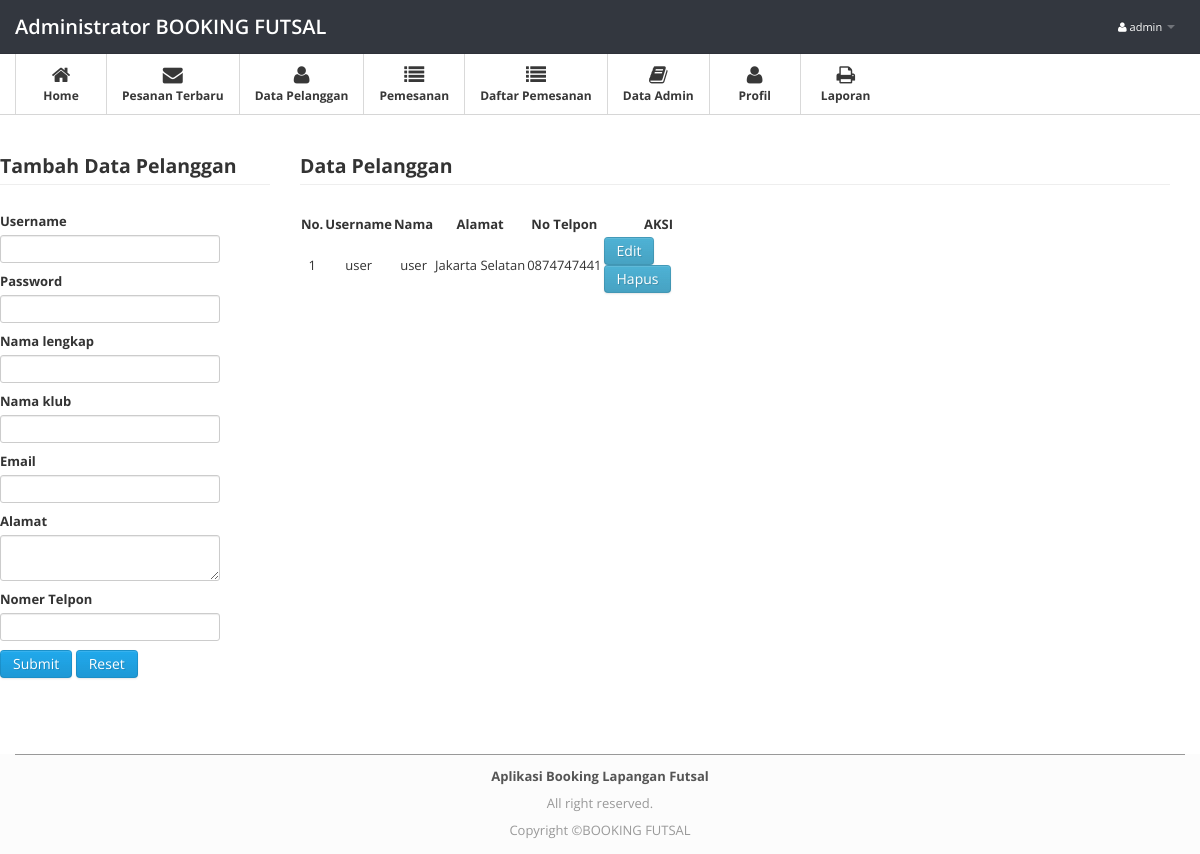
Screenshot of /admin/index.php?modul=pengunjung (signed in) with the database file from the repository.
### tables this page shows
CREATE TABLE `profil` (
  `id_profil` int(11) NOT NULL,
  `namafutsal` varchar(35) NOT NULL,
  `alamat` text NOT NULL,
  `kodepos` varchar(5) NOT NULL,
  `fax` char(20) NOT NULL,
  `no_hp` char(12) NOT NULL
);

CREATE TABLE `pelanggan` (
  `id_pelanggan` int(11) NOT NULL,
  `username` varchar(20) NOT NULL,
  `password` varchar(40) NOT NULL,
  `nama` varchar(35) NOT NULL,
  `nama_klub` varchar(30) NOT NULL,
  `email` varchar(35) NOT NULL,
  `alamat` text NOT NULL,
  `no_telpon` char(12) NOT NULL
);

### db/config.php (called while the page is built, shortened)
<?php
$zz=mysql_fetch_array(mysql_query("Select * from profil where id_profil='1'"));
$namaprofil=$zz[namafutsal];
?>

### admin/index.php (the view, shortened to what this page needs)
<?php
include("../db/config.php");
 ?>
<!DOCTYPE html>
<html lang="en">
<head>
<link href="css/bootstrap.min.css" rel="stylesheet">
<link href="datepicker/datepicker3.css" rel="stylesheet">
<link href="css/bootstrap-responsive.min.css" rel="stylesheet">
<link href="css/font-awesome.css" rel="stylesheet">
<link href="css/style.css" rel="stylesheet">
<link href="css/pages/dashboard.css" rel="stylesheet">
  <link rel="stylesheet" type="text/css" href="plug/BeatPicker.min.css">
    <link rel="stylesheet" href="media/css/jquery.dataTables.css" type="text/css" />
</head>
<body>
<div class="navbar navbar-fixed-top">
  <div class="navbar-inner">
    <div class="container"><span class="icon-bar"></span><span class="icon-bar"></span> </a><a class="brand" href="index.php">Administrator <?php echo "$namaprofil";?></a>
      <div class="nav-collapse">
        <ul class="nav pull-right">
          <li class="dropdown"><a href="#" class="dropdown-toggle" data-toggle="dropdown"><i
            class="icon-user"></i> <?php echo $_SESSION['username']; ?> <b class="caret"></b></a>
          </li>
        </ul>
      </div>
    </div>
  </div>
</div>
<div class="subnavbar">
  <div class="subnavbar-inner">
    <div class="container">
      <ul class="mainnav">
        <li class="active"><a href="index.php"><i class="icon-home"></i><span>Home</span> </a></li>
        <li class="active"><a href="index.php?modul=pesananbaru"><i class="icon-envelope"></i><span>Pesanan Terbaru</span> </a></li>
        <li class="active"><a href="index.php?modul=pengunjung"><i class="icon-user"></i><span>Data Pelanggan</span> </a> </li>
         <li class="active"><a href="index.php?modul=boking"><i class="icon-list"></i><span>Pemesanan</span> </a> </li>
        <li class="active"><a href="index.php?modul=daftar_boking"><i class="icon-list"></i><span>Daftar Pemesanan</span> </a> </li>
        <li class="active"><a href="index.php?modul=admin"><i class="icon-book"></i><span>Data Admin</span> </a> </li>
        <li class="active"><a href="index.php?modul=profil"><i class="icon-user"></i><span>Profil</span> </a> </li>
        <li class="dropdown active">
          <a href="javascript:;" class="dropdown-toggle" data-toggle="dropdown">
            <i class="icon-print"></i>
            <span>Laporan</span>
            <b class="caret"></b>
          </a>
        </li>
      </ul>
    </div>
  </div>
</div>
<div class="main">
  <div class="main-inner">
    <div class="container">
      <div class="row">
        <div class="widget">
      <?php
if(!empty($_GET['modul']))
{
  if(file_exists("modul/$_GET[modul].php"))
  {
  include("modul/$_GET[modul].php");
  } else
  {
  echo "<h2>Error !<br/>Halaman Tidak Di Temukan !</h2>";
  }
        } ?>
    </div>
  </div>
</div>
<br />
<br />
<br />
<br />
<br />
<br />
<footer class="application-footer">
            <div class="container">
                <p><b>Aplikasi Booking Lapangan Futsal</b></p>
                <div class="disclaimer">
                    <p>All right reserved.</p>
                    <p>Copyright ©<?php echo "$namaprofil";?></p>
                </div>
            </div>
        </footer>
</body>
</html>

### admin/modul/pengunjung.php (shortened to what this page needs)
<div class="main">
    <div class="main-inner">
        <div class="container">
          <div class="row">
            <div class="span3">
                    <?php
                        switch (isset($_GET['act'])) {
                            default:
                         ?>
                      <legend><b>Tambah Data Pelanggan</b></legend>
                      <form method=POST action="index.php?modul=aksi_pengunjung&act=input_pengunjung" enctype='multipart/form-data'>
                      <label class="control-label" ><b>Username</b></label>
                      <input name="username" class="input-large" type="text"  required>
                      <label class="control-label" ><b>Password</b></label>
                      <input name="password" class="input-large" type="password" maxlength="80"  required>
                       <label class="control-label" ><b>Nama lengkap</b></label>
                      <input name="nama" class="input-large" type="text" maxlength="100" onKeyUp="return checkInput2(this);" required>
                      <label class="control-label" ><b>Nama klub</b></label>
                      <input name="nama_klub" class="input-large" type="text" maxlength="80"  required>
                       <label class="control-label" ><b>Email</b></label>
                      <input name="email" class="input-large" type="text" maxlength="80"  required>
                     <label class="control-label" ><b>Alamat</b></label>
                     <textarea name="alamat" class="input-large" type="text" required></textarea>
                      <label class="control-label" ><b>Nomer Telpon</b></label>
                      <input name="no_telpon" class="input-large" type="tel" maxlength="15" onKeyUp="return checkInput(this);" required>
                      <input type="submit" class="btn btn-primary">
                      <input type="reset" class="btn btn-primary">
                      </form>
                    <?php
                    break;
                     ?>
                     <?php
                    }
                     ?>
            </div>
                     <div class="span9">
                            <legend><b>Data Pelanggan</b></legend>
                              <table id="datatables" class="display">
                              <thead>
                              <tr>
                              <th>No.</th>
                              <th>Username</th>
                              <th>Nama</th>
                              <th>Alamat</th>
                              <th>No Telpon</th>
                              <th width="110px">AKSI</th></tr>
                              </thead>
                              <tbody>
                              <?php
                              $sql=mysql_query("select * from pelanggan order by id_pelanggan");
                              $no=0;
                              while($baris=mysql_fetch_array($sql)){
                                $no++;
                               ?>
                            <tr>
                              <td align="center"><?php echo $no;  ?></td>
                              <td align="center"><?php echo $baris['username']; ?></td>
                              <td align="center"><?php echo $baris['nama']; ?></td>
                              <td align="center"><?php echo $baris['alamat']; ?></td>
                              <td align="center"><?php echo $baris['no_telpon']; ?></td>
                              <td>
                              <a href="index.php?modul=pengunjung&act=edit&id=<?php echo $baris['id_pelanggan']; ?>" class="btn btn-info btn-sm" >Edit</a>
                              <a href="index.php?modul=aksi_pengunjung&act=hapus_pengunjung&id=<?php echo $baris['id_pelanggan']; ?>" onclick="return konfirmasi()" class="btn btn-info btn-sm" >Hapus</a>
                              </td></tr>
                              <?php } ?>
                              </tbody>
                              </table>
            </div>
        </div>
    </div>
</div>
</div>

### admin/css/style.css (style rules this page uses)
.application-footer { background-color: #fcfcfc; z-index: 900; height: 100px; margin-top: -100px; clear: both; position: relative; }
.application-footer .container { padding-top: 10px; color: #555555; text-align: center; border-top: 1px solid #999999; }
.application-footer .container p { margin: 0 0 5px; }
.disclaimer { text-align: center; font-size: 11px; color: #999999; }
body { background: #FFFFFF; font: 13px/1.7em 'Open Sans'; }
p { font: 13px/1.7em 'Open Sans'; }
input, button, select, textarea { font-family: 'Open Sans'; }
.navbar .container { position: relative; }
.navbar-inner { padding: 7px 0; background: #33373f; -moz-border-radius: 0; -webkit-border-radius: 0; border-radius: 0; }
.navbar-fixed-top { position: static; }
.navbar .nav a { font-size: 11px; }
.navbar .nav>li>a { color:#fff !important; }
.navbar .brand { font-weight: 600; position: relative; top: 2px; }
.subnavbar { margin-bottom: 2.5em; }
.subnavbar-inner { height: 60px; background: #fff; border-bottom: 1px solid #d6d6d6; }
.subnavbar .container > ul { display: inline-block; height: 80px; padding: 0; margin: 0; }
.subnavbar .container > ul > li { float: left; min-width: 90px; height: 60px; padding: 0; margin: 0; text-align: center; list-style: none; border-left: 1px solid #d9d9d9; }
.subnavbar .container > ul > li > a { display: block; height: 100%; padding: 0 15px; font-size: 12px; font-weight: bold; color: #b2afaa; }
.subnavbar .container > ul > li > a > i { display: inline-block; width: 24px; height: 24px; margin-top: 11px; margin-bottom: -3px; font-size: 20px; }
.subnavbar .container > ul > li > a > span { display: block; }
.subnavbar .container > ul > li.active > a { color: #383838; }
.subnavbar .caret { margin-top: 4px; border-top-color: white; border-bottom-color: white; }
.main { border-bottom: 0px solid #000; }
.widget { position: relative; clear: both; width: auto; margin-bottom: 2em; overflow: hidden; }

### rows the page displays
profil: namafutsal "BOOKING FUTSAL"
pelanggan: username "user", nama "user", alamat "Jakarta Selatan", no_telpon "0874747441"

### other values shown
$_SESSION['username'] "admin"
